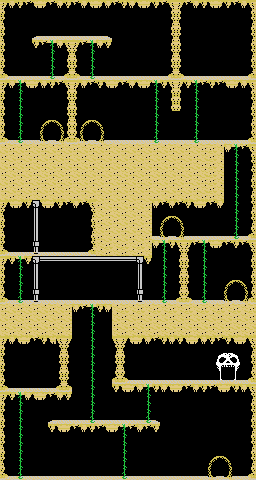

This game map was drawn from its Tiled (.tmx) file and the tilesets committed beside it. A one-line description and the full map source follow:
An orthogonal 32x60 tile map with 8x8 px tiles, 1 tile layer (Capa de patrones 1).

<map version="1.5" tiledversion="1.5.0" orientation="orthogonal" renderorder="right-down" width="32" height="60" tilewidth="8" tileheight="8" infinite="0" nextlayerid="2" nextobjectid="1">
 <tileset firstgid="1" source="BasicYellow.tsx" />
 <layer id="1" name="Capa de patrones 1" width="32" height="60">
  <data encoding="csv">
12,49,54,53,47,48,53,49,54,53,49,47,48,49,53,54,49,47,48,54,53,13,12,53,49,54,47,48,54,53,49,13,
34,0,0,0,0,0,0,0,0,0,0,0,0,0,0,0,0,0,0,0,0,35,34,0,0,0,0,0,0,0,0,35,
23,0,0,0,0,0,0,0,0,0,0,0,0,0,0,0,0,0,0,0,0,24,23,0,0,0,0,0,0,0,0,24,
34,0,0,0,0,0,0,0,0,0,0,0,0,0,0,0,0,0,0,0,0,35,34,0,0,0,0,0,0,0,0,35,
23,0,0,0,1,2,2,2,2,2,2,2,2,3,0,0,0,0,0,0,0,24,23,0,0,0,0,0,0,0,0,24,
34,0,0,0,54,53,14,49,13,12,53,14,49,54,0,0,0,0,0,0,0,35,34,0,0,0,0,0,0,0,0,35,
23,0,0,0,0,0,25,0,24,23,0,25,0,0,0,0,0,0,0,0,0,24,23,0,0,0,0,0,0,0,0,24,
34,0,0,0,0,0,25,0,35,34,0,25,0,0,0,0,0,0,0,0,0,35,34,0,0,0,0,0,0,0,0,35,
23,0,0,0,0,0,25,0,24,23,0,25,0,0,0,0,0,0,0,0,0,24,23,0,0,0,0,0,0,0,0,24,
45,2,2,2,2,2,36,2,46,45,2,36,2,2,2,2,2,2,2,2,2,46,45,2,2,2,2,2,2,2,2,46,
12,49,14,47,48,49,54,53,13,12,49,53,54,47,48,53,49,47,48,14,54,4,5,54,14,53,54,53,47,48,49,13,
34,0,25,0,0,0,0,0,35,34,0,0,0,0,0,0,0,0,0,25,0,15,16,0,25,0,0,0,0,0,0,35,
23,0,25,0,0,0,0,0,24,23,0,0,0,0,0,0,0,0,0,25,0,15,16,0,25,0,0,0,0,0,0,24,
34,0,25,0,0,0,0,0,35,34,0,0,0,0,0,0,0,0,0,25,0,37,38,0,25,0,0,0,0,0,0,35,
23,0,25,0,0,9,10,11,24,23,9,10,11,0,0,0,0,0,0,25,0,0,0,0,25,0,0,0,0,0,0,24,
34,0,25,0,0,20,21,22,35,34,20,21,22,0,0,0,0,0,0,25,0,0,0,0,25,0,0,0,0,0,0,35,
34,0,25,0,0,31,32,33,35,34,31,32,33,0,0,0,0,0,0,25,0,0,0,0,25,0,0,0,0,0,0,35,
45,2,36,2,2,42,43,44,46,45,42,43,44,2,2,2,2,2,2,36,2,2,2,2,36,2,2,2,2,2,2,46,
51,50,51,50,51,50,51,50,51,50,51,50,51,50,51,50,51,50,51,50,51,50,51,50,51,50,50,51,49,14,53,13,
50,51,50,51,50,51,50,51,50,51,50,51,50,51,50,51,50,51,50,51,50,51,50,51,50,51,50,51,0,25,0,15,
51,50,51,50,51,50,51,50,51,50,51,50,51,50,51,50,51,50,51,50,51,50,51,50,51,50,50,51,0,25,0,26,
50,51,50,51,50,51,50,51,50,51,50,51,50,51,50,51,50,51,50,51,50,51,50,51,50,51,50,51,0,25,0,24,
51,50,51,50,51,50,51,50,51,50,51,50,51,50,51,50,51,50,51,50,51,50,51,50,51,50,50,51,0,25,0,35,
50,51,50,51,50,51,50,51,50,51,50,51,50,51,50,51,50,51,50,51,50,51,50,51,50,51,50,51,0,25,0,24,
51,50,51,50,51,50,51,50,51,50,51,50,51,50,51,50,51,50,51,50,51,50,51,50,51,50,50,51,0,25,0,35,
12,47,48,54,59,47,48,54,53,49,53,13,50,51,50,51,50,51,50,49,53,49,53,54,47,48,53,49,0,25,0,24,
23,0,0,0,57,0,0,0,0,0,0,24,51,50,51,50,51,50,51,0,9,10,11,0,0,0,0,0,0,25,0,35,
34,0,0,0,57,0,0,0,0,0,0,35,50,51,50,51,50,51,50,0,20,21,22,0,0,0,0,0,0,25,0,24,
23,0,0,0,57,0,0,0,0,0,0,24,51,50,51,50,51,50,51,0,31,32,33,0,0,0,0,0,0,25,0,35,
34,0,0,0,57,0,0,0,0,0,0,35,50,51,50,51,50,51,50,2,42,43,44,2,2,2,2,2,2,36,2,46,
23,0,0,0,58,0,0,0,0,0,0,24,51,50,51,50,51,50,51,49,14,54,13,12,53,14,47,48,53,54,53,13,
45,2,2,2,60,2,2,2,2,2,2,46,51,50,51,50,51,50,51,0,25,0,24,23,0,25,0,0,0,0,0,24,
12,54,14,54,59,61,61,61,61,61,61,61,61,61,61,61,61,59,54,0,25,0,35,34,0,25,0,0,0,0,0,35,
34,0,25,0,57,0,0,0,0,0,0,0,0,0,0,0,0,57,0,0,25,0,24,23,0,25,0,0,0,0,0,24,
34,0,25,0,57,0,0,0,0,0,0,0,0,0,0,0,0,57,0,0,25,0,35,34,0,25,0,0,9,10,11,35,
23,0,25,0,57,0,0,0,0,0,0,0,0,0,0,0,0,57,0,0,25,0,24,23,0,25,0,0,20,21,22,24,
34,0,25,0,58,0,0,0,0,0,0,0,0,0,0,0,0,58,0,0,25,0,35,34,0,25,0,0,31,32,33,35,
45,2,36,2,60,2,2,2,2,2,2,2,2,2,2,2,2,60,2,2,36,2,46,45,2,36,2,2,42,43,44,46,
50,51,50,51,50,51,50,51,50,49,53,14,54,49,51,50,51,50,51,50,51,50,51,50,51,50,51,50,51,50,51,50,
51,50,51,50,51,50,51,50,51,0,0,25,0,0,51,50,51,50,51,50,51,50,51,50,51,50,51,50,51,50,51,50,
50,51,50,51,50,51,50,51,50,0,0,25,0,0,50,51,50,51,50,51,50,51,50,51,50,51,50,51,50,51,50,51,
51,50,51,50,51,50,51,50,51,0,0,25,0,0,51,50,51,50,51,50,51,50,51,50,51,50,51,50,51,50,51,50,
12,49,47,48,53,54,47,13,12,0,0,25,0,0,13,12,47,48,49,53,54,49,54,47,48,49,54,53,54,47,48,13,
34,0,0,0,0,0,0,24,23,0,0,25,0,0,24,23,0,0,0,0,0,0,0,0,0,0,0,0,0,0,0,24,
23,0,0,0,0,0,0,35,34,0,0,25,0,0,35,34,0,0,0,0,0,0,0,0,0,0,0,6,7,8,0,35,
34,0,0,0,0,0,0,24,23,0,0,25,0,0,24,23,0,0,0,0,0,0,0,0,0,0,0,17,18,19,0,24,
23,0,0,0,0,0,0,35,34,0,0,25,0,0,35,34,0,0,0,0,0,0,0,0,0,0,0,28,29,30,0,35,
34,0,0,0,0,0,0,24,23,0,0,25,0,0,46,45,2,2,2,2,2,2,2,2,2,2,2,39,40,41,2,46,
45,2,2,2,2,2,2,46,45,0,0,25,0,0,54,47,48,49,14,54,49,47,48,53,49,54,53,47,48,54,49,13,
12,54,14,49,47,48,53,49,54,0,0,25,0,0,0,0,0,0,25,0,0,0,0,0,0,0,0,0,0,0,0,24,
34,0,25,0,0,0,0,0,0,0,0,25,0,0,0,0,0,0,25,0,0,0,0,0,0,0,0,0,0,0,0,35,
23,0,25,0,0,0,0,0,0,0,0,25,0,0,0,0,0,0,25,0,0,0,0,0,0,0,0,0,0,0,0,24,
34,0,25,0,0,0,1,2,2,2,2,36,2,2,2,2,2,2,36,3,0,0,0,0,0,0,0,0,0,0,0,35,
23,0,25,0,0,0,54,47,48,53,49,54,53,47,48,14,53,49,53,54,0,0,0,0,0,0,0,0,0,0,0,24,
34,0,25,0,0,0,0,0,0,0,0,0,0,0,0,25,0,0,0,0,0,0,0,0,0,0,0,0,0,0,0,35,
23,0,25,0,0,0,0,0,0,0,0,0,0,0,0,25,0,0,0,0,0,0,0,0,0,0,0,0,0,0,0,24,
34,0,25,0,0,0,0,0,0,0,0,0,0,0,0,25,0,0,0,0,0,0,0,0,0,0,9,10,11,0,0,35,
23,0,25,0,0,0,0,0,0,0,0,0,0,0,0,25,0,0,0,0,0,0,0,0,0,0,20,21,22,0,0,24,
34,0,25,0,0,0,0,0,0,0,0,0,0,0,0,25,0,0,0,0,0,0,0,0,0,0,31,32,33,0,0,35,
45,2,36,2,2,2,2,2,2,2,2,2,2,2,2,36,2,2,2,2,2,2,2,2,2,2,42,43,44,2,2,46
</data>
 </layer>
</map>
